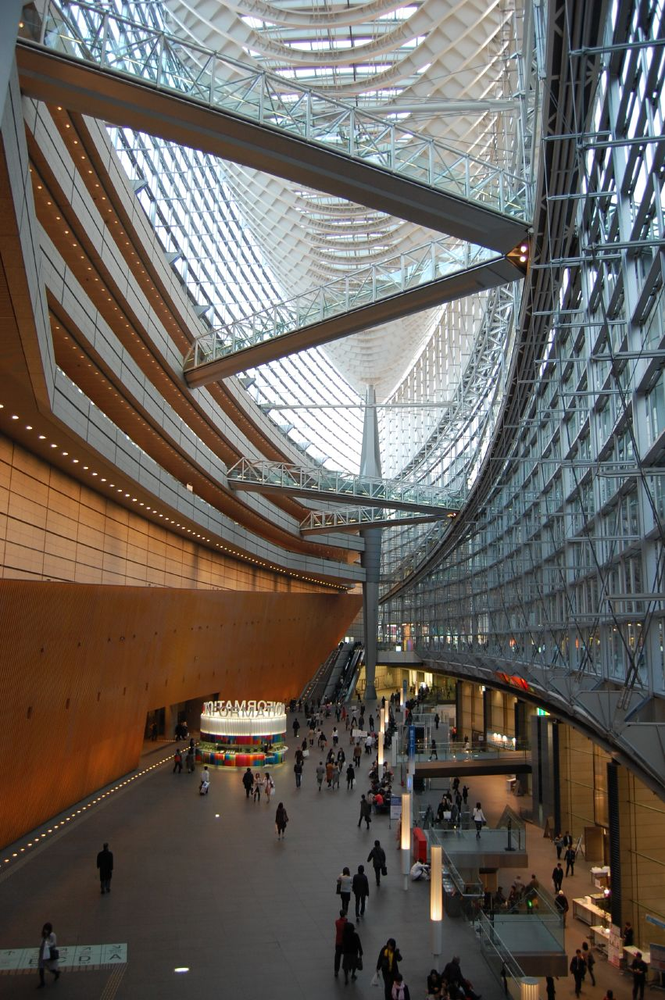
#> input picture estacion.png, 665 x 1000 px, shrunk from 851 x 1280 before the run
$ python variables.py
#> lines starting #> are read from the running program, lines starting #| are printed output that depends on the picture; after the words box and inside, x2 and y2 are one past the last pixel; in counts of white or black regions, pixels touching at a corner belong together
import cv2
import numpy as np
from matplotlib import pyplot as plt

img = cv2.imread('estacion.png', cv2.IMREAD_GRAYSCALE)
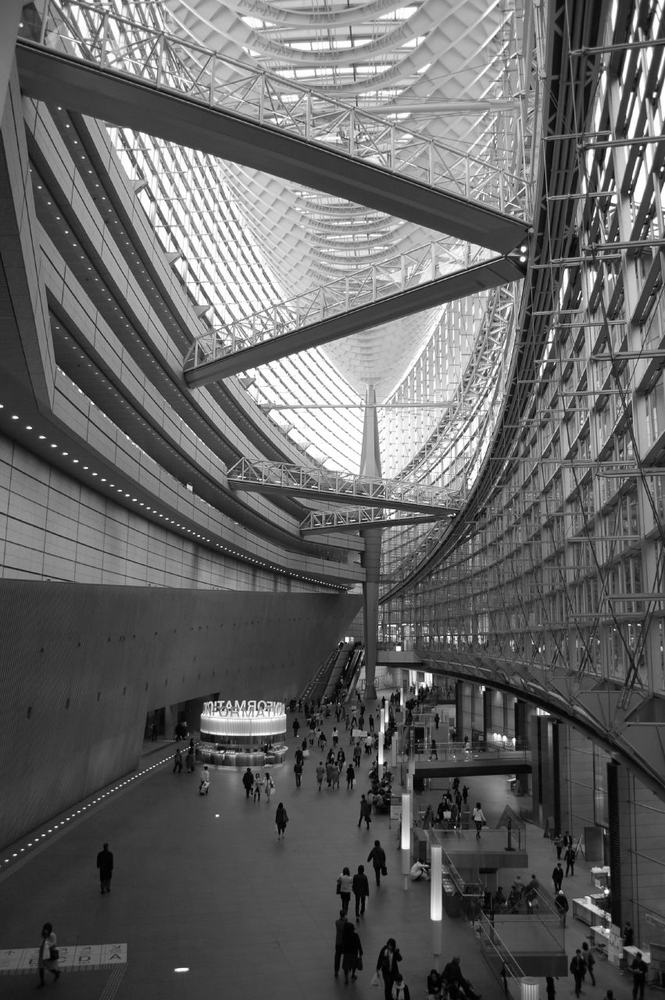
#> img: shape (1000, 665); min 0, max 255, mean 99.9

gaus = cv2.GaussianBlur(img, (19,19), 0)
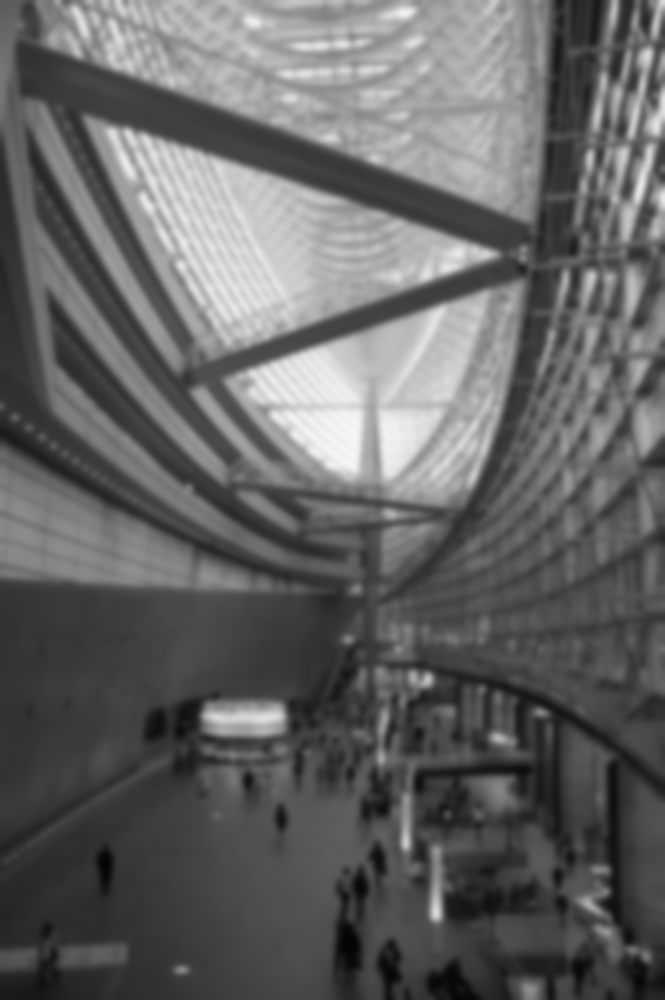
#> gaus: shape (1000, 665); min 2, max 246, mean 99.9

Z = np.concatenate((img, gaus), axis=1)
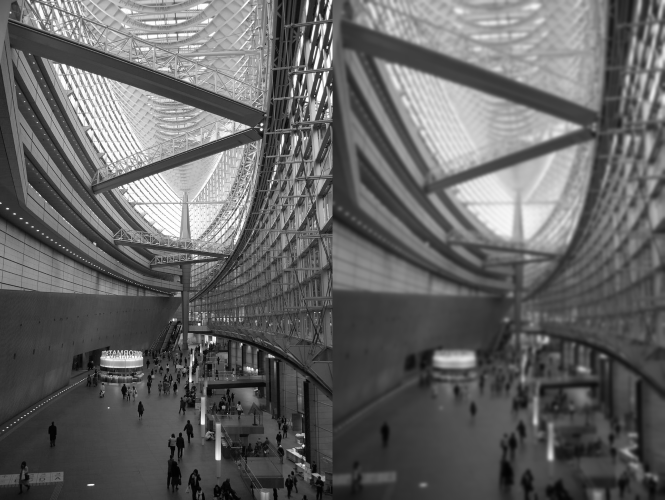
#> Z: shape (1000, 1330) (shown at 1/2 size); min 0, max 255, mean 99.9

Id = img.astype(float)

Ld = gaus.astype(float)

Hd = Id - Ld
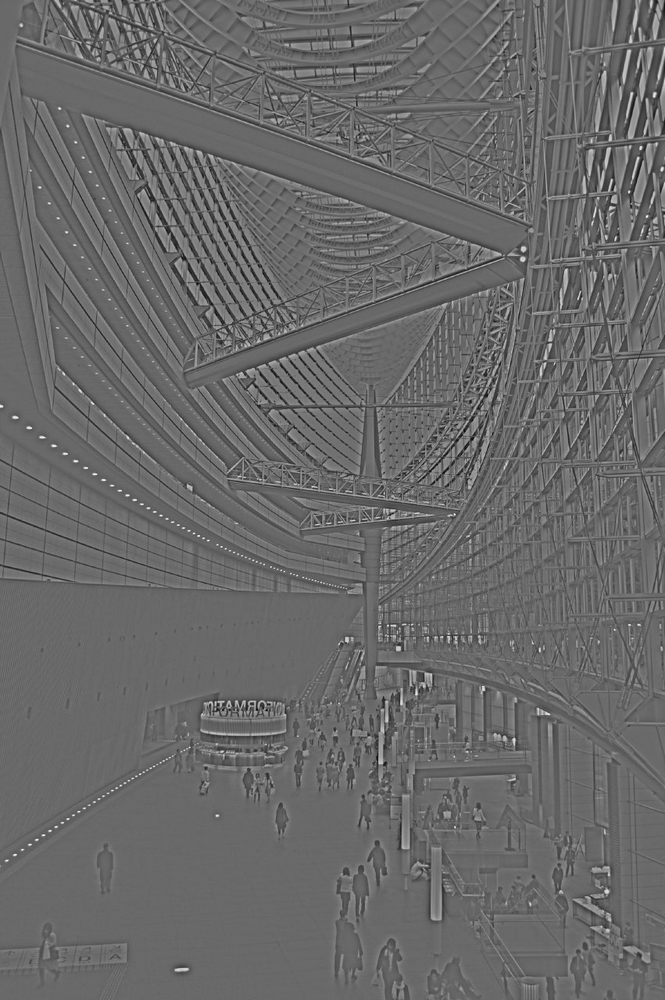
#> Hd: shape (1000, 665) float64; min -131, max 186, mean 0; drawn with min black and max white

H = np.abs(Hd)
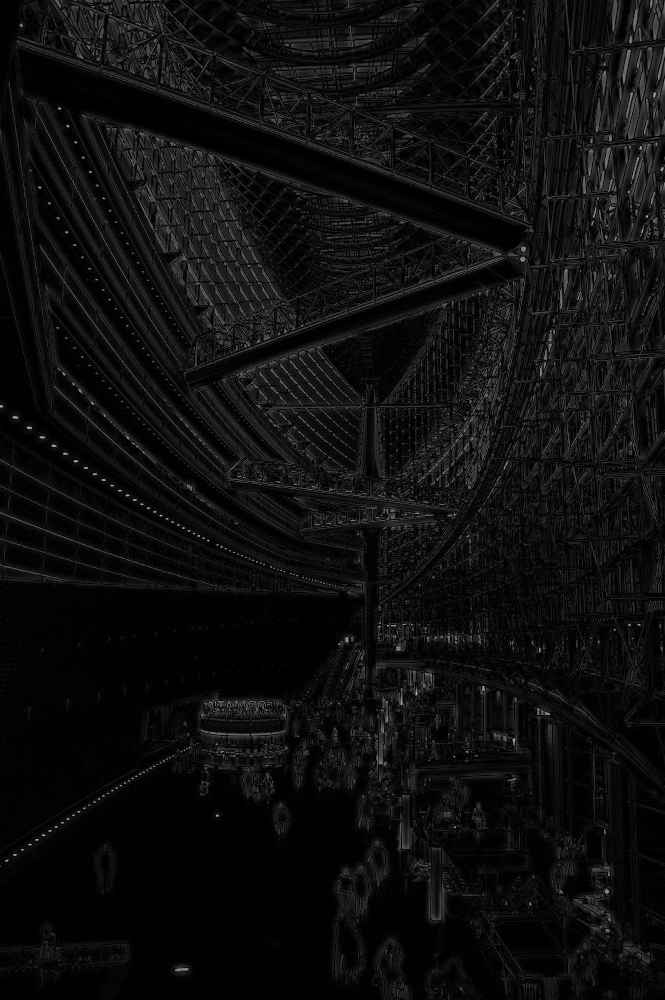
#> H: shape (1000, 665) float64; min 0, max 186, mean 14.1
H = H - np.min(H)
H = H / np.max(H) * 255
plt.imshow(H,cmap="gray")
plt.show()

Z = np.concatenate((img,H),axis=1)
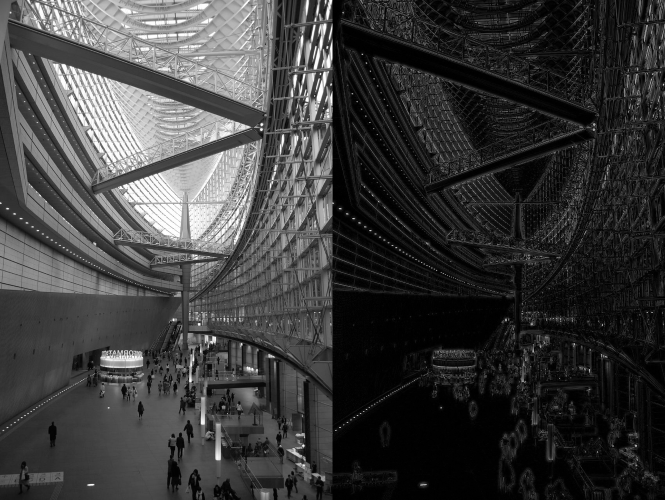
#> Z: shape (1000, 1330) float64 (shown at 1/2 size); min 0, max 255, mean 59.6
plt.imshow(Z,cmap="gray")
plt.show()

E = (H>60)*255
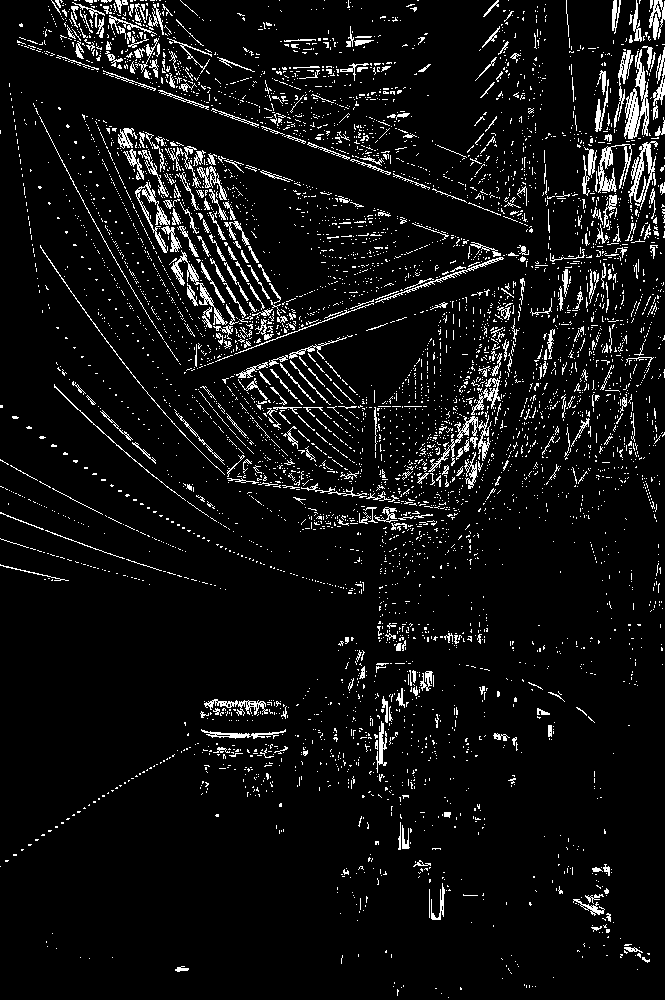
#> E: shape (1000, 665) int64; 6.6% white in thin lines or dots
plt.imshow(Z,cmap="gray")
plt.show()

plt.imshow(Z, cmap='gray')
plt.show()
